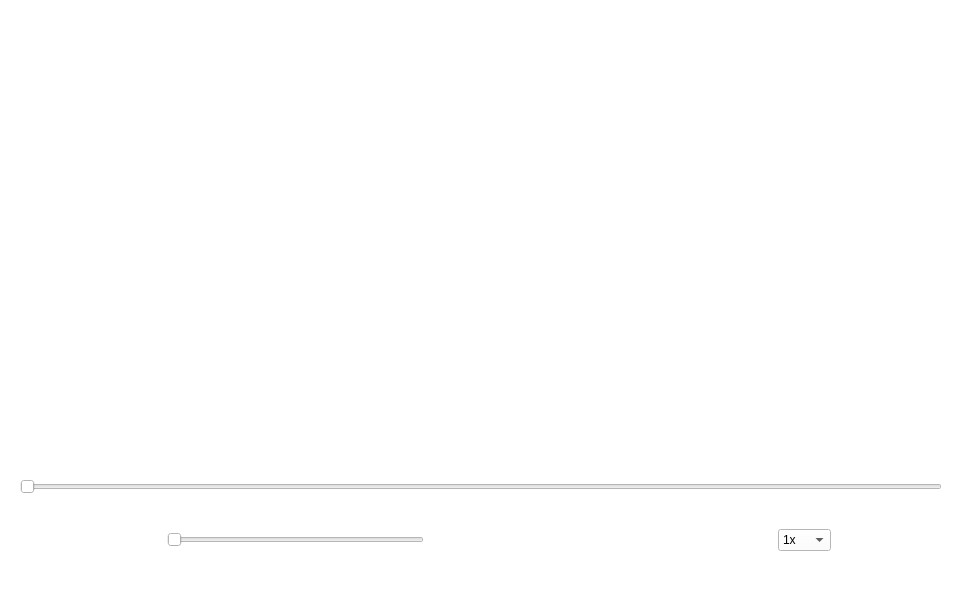
<?xml version="1.0" encoding="UTF-8"?>
<ui version="4.0">
 <class>Widget</class>
 <widget class="QWidget" name="Widget">
  <property name="geometry">
   <rect>
    <x>0</x>
    <y>0</y>
    <width>962</width>
    <height>600</height>
   </rect>
  </property>
  <property name="minimumSize">
   <size>
    <width>800</width>
    <height>600</height>
   </size>
  </property>
  <property name="focusPolicy">
   <enum>Qt::StrongFocus</enum>
  </property>
  <property name="windowTitle">
   <string>Widget</string>
  </property>
  <property name="styleSheet">
   <string notr="true">background-color: rgb(255, 255, 255);
</string>
  </property>
  <layout class="QGridLayout" name="gridLayout_3">
   <item row="0" column="0">
    <layout class="QVBoxLayout" name="verticalLayout_2">
     <item>
      <widget class="QWidget" name="playwidget" native="true">
       <property name="minimumSize">
        <size>
         <width>100</width>
         <height>100</height>
        </size>
       </property>
       <property name="styleSheet">
        <string notr="true">background-color: rgb(255, 255, 255);</string>
       </property>
       <layout class="QGridLayout" name="gridLayout">
        <item row="4" column="0">
         <widget class="QWidget" name="bottomwidget" native="true">
          <property name="maximumSize">
           <size>
            <width>16777215</width>
            <height>80</height>
           </size>
          </property>
          <property name="styleSheet">
           <string notr="true">background-color: rgb(255, 255, 255);</string>
          </property>
          <layout class="QHBoxLayout" name="horizontalLayout">
           <item>
            <widget class="QPushButton" name="pause">
             <property name="maximumSize">
              <size>
               <width>100</width>
               <height>50</height>
              </size>
             </property>
             <property name="focusPolicy">
              <enum>Qt::NoFocus</enum>
             </property>
             <property name="text">
              <string/>
             </property>
             <property name="icon">
              <iconset resource="resource.qrc">
               <normaloff>:/icon/pause.png</normaloff>:/icon/pause.png</iconset>
             </property>
             <property name="iconSize">
              <size>
               <width>50</width>
               <height>50</height>
              </size>
             </property>
             <property name="flat">
              <bool>true</bool>
             </property>
            </widget>
           </item>
           <item>
            <widget class="QPushButton" name="next">
             <property name="maximumSize">
              <size>
               <width>100</width>
               <height>50</height>
              </size>
             </property>
             <property name="focusPolicy">
              <enum>Qt::NoFocus</enum>
             </property>
             <property name="text">
              <string/>
             </property>
             <property name="icon">
              <iconset resource="resource.qrc">
               <normaloff>:/icon/next.png</normaloff>:/icon/next.png</iconset>
             </property>
             <property name="iconSize">
              <size>
               <width>50</width>
               <height>50</height>
              </size>
             </property>
             <property name="flat">
              <bool>true</bool>
             </property>
            </widget>
           </item>
           <item>
            <widget class="QPushButton" name="mute">
             <property name="maximumSize">
              <size>
               <width>100</width>
               <height>50</height>
              </size>
             </property>
             <property name="focusPolicy">
              <enum>Qt::NoFocus</enum>
             </property>
             <property name="text">
              <string/>
             </property>
             <property name="icon">
              <iconset resource="resource.qrc">
               <normaloff>:/icon/volumeHigh.png</normaloff>:/icon/volumeHigh.png</iconset>
             </property>
             <property name="iconSize">
              <size>
               <width>50</width>
               <height>50</height>
              </size>
             </property>
             <property name="flat">
              <bool>true</bool>
             </property>
            </widget>
           </item>
           <item>
            <widget class="QSlider" name="volumeslider">
             <property name="focusPolicy">
              <enum>Qt::NoFocus</enum>
             </property>
             <property name="orientation">
              <enum>Qt::Horizontal</enum>
             </property>
            </widget>
           </item>
           <item>
            <spacer name="horizontalSpacer_2">
             <property name="orientation">
              <enum>Qt::Horizontal</enum>
             </property>
             <property name="sizeHint" stdset="0">
              <size>
               <width>40</width>
               <height>20</height>
              </size>
             </property>
            </spacer>
           </item>
           <item>
            <widget class="QPushButton" name="backward">
             <property name="maximumSize">
              <size>
               <width>100</width>
               <height>50</height>
              </size>
             </property>
             <property name="focusPolicy">
              <enum>Qt::NoFocus</enum>
             </property>
             <property name="text">
              <string/>
             </property>
             <property name="icon">
              <iconset resource="resource.qrc">
               <normaloff>:/icon/backward.png</normaloff>:/icon/backward.png</iconset>
             </property>
             <property name="iconSize">
              <size>
               <width>50</width>
               <height>50</height>
              </size>
             </property>
             <property name="flat">
              <bool>true</bool>
             </property>
            </widget>
           </item>
           <item>
            <widget class="QPushButton" name="forward">
             <property name="maximumSize">
              <size>
               <width>93</width>
               <height>50</height>
              </size>
             </property>
             <property name="focusPolicy">
              <enum>Qt::NoFocus</enum>
             </property>
             <property name="text">
              <string/>
             </property>
             <property name="icon">
              <iconset resource="resource.qrc">
               <normaloff>:/icon/forward.png</normaloff>:/icon/forward.png</iconset>
             </property>
             <property name="iconSize">
              <size>
               <width>50</width>
               <height>50</height>
              </size>
             </property>
             <property name="flat">
              <bool>true</bool>
             </property>
            </widget>
           </item>
           <item>
            <widget class="QComboBox" name="comboBox">
             <property name="iconSize">
              <size>
               <width>35</width>
               <height>33</height>
              </size>
             </property>
             <item>
              <property name="text">
               <string>1x</string>
              </property>
              <property name="icon">
               <iconset>
                <normaloff>:/Resources/ui_icons/fastforward.png</normaloff>
                <normalon>:/icon/fastforward.png</normalon>:/Resources/ui_icons/fastforward.png</iconset>
              </property>
             </item>
             <item>
              <property name="text">
               <string>2x</string>
              </property>
              <property name="icon">
               <iconset>
                <normaloff>:/Resources/ui_icons/speedup.png</normaloff>
                <normalon>:/icon/speedup.png</normalon>:/Resources/ui_icons/speedup.png</iconset>
              </property>
             </item>
             <item>
              <property name="text">
               <string>4x</string>
              </property>
              <property name="icon">
               <iconset>
                <normaloff>:/Resources/ui_icons/speedup.png</normaloff>
                <normalon>:/icon/speedup.png</normalon>:/Resources/ui_icons/speedup.png</iconset>
              </property>
             </item>
             <item>
              <property name="text">
               <string>0.5x</string>
              </property>
              <property name="icon">
               <iconset>
                <normaloff>:/Resources/ui_icons/speedup.png</normaloff>
                <normalon>:/icon/speedup.png</normalon>:/Resources/ui_icons/speedup.png</iconset>
              </property>
             </item>
            </widget>
           </item>
           <item>
            <widget class="QPushButton" name="fullscreen">
             <property name="maximumSize">
              <size>
               <width>100</width>
               <height>50</height>
              </size>
             </property>
             <property name="focusPolicy">
              <enum>Qt::NoFocus</enum>
             </property>
             <property name="text">
              <string/>
             </property>
             <property name="icon">
              <iconset resource="resource.qrc">
               <normaloff>:/icon/full-screen.png</normaloff>:/icon/full-screen.png</iconset>
             </property>
             <property name="iconSize">
              <size>
               <width>50</width>
               <height>50</height>
              </size>
             </property>
             <property name="flat">
              <bool>true</bool>
             </property>
            </widget>
           </item>
           <item>
            <widget class="QPushButton" name="open">
             <property name="minimumSize">
              <size>
               <width>50</width>
               <height>50</height>
              </size>
             </property>
             <property name="maximumSize">
              <size>
               <width>60</width>
               <height>50</height>
              </size>
             </property>
             <property name="focusPolicy">
              <enum>Qt::NoFocus</enum>
             </property>
             <property name="styleSheet">
              <string notr="true">background-image: url(:/211791_pause_icon.png);</string>
             </property>
             <property name="text">
              <string/>
             </property>
             <property name="icon">
              <iconset resource="resource.qrc">
               <normaloff>:/icon/folderOpen.png</normaloff>:/icon/folderOpen.png</iconset>
             </property>
             <property name="iconSize">
              <size>
               <width>50</width>
               <height>50</height>
              </size>
             </property>
             <property name="flat">
              <bool>true</bool>
             </property>
            </widget>
           </item>
          </layout>
         </widget>
        </item>
        <item row="2" column="0">
         <widget class="QSlider" name="playerslider">
          <property name="focusPolicy">
           <enum>Qt::NoFocus</enum>
          </property>
          <property name="orientation">
           <enum>Qt::Horizontal</enum>
          </property>
         </widget>
        </item>
        <item row="1" column="0">
         <widget class="VideoWidget" name="videoWidget" native="true"/>
        </item>
       </layout>
      </widget>
     </item>
    </layout>
   </item>
  </layout>
 </widget>
 <customwidgets>
  <customwidget>
   <class>VideoWidget</class>
   <extends>QWidget</extends>
   <header>videowidget.h</header>
  </customwidget>
 </customwidgets>
 <resources>
  <include location="resource.qrc"/>
 </resources>
 <connections/>
</ui>
